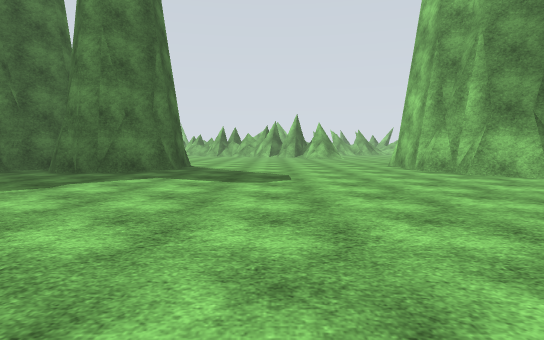
view 1 (above)

24 first-person views from a walk through a world built for the Gazebo simulator. The camera is 1.2 m above the floor, tilts 4° down and sees 80° across. The floor is counted in squares, 2 m on a side. Each view is taken from the middle of a square. On the plan, view 1 faces up. The plan holds only what a view shows up to about 9 squares ahead; the rest is blank. The place goes on beyond the plan. Surface patterns are stand-ins for the level's own textures.

view 2
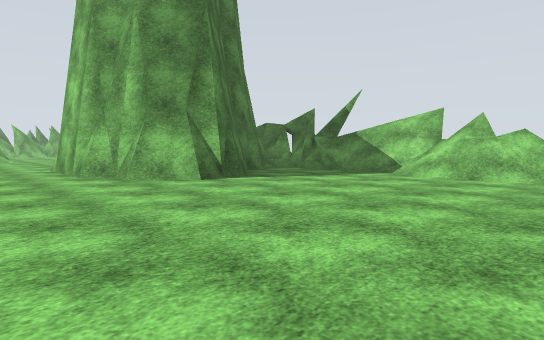

view 3
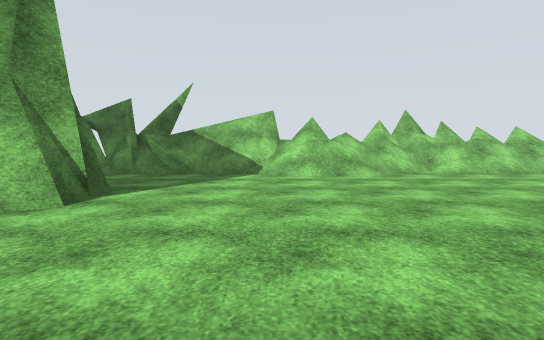

view 4
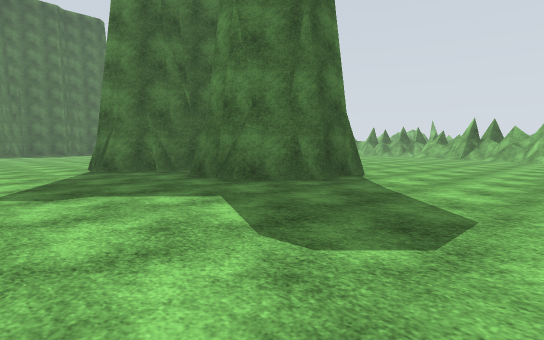

view 5
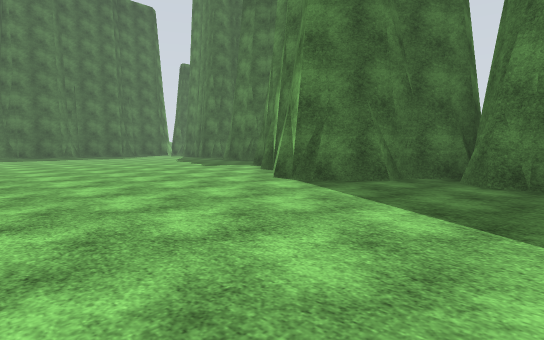

view 6
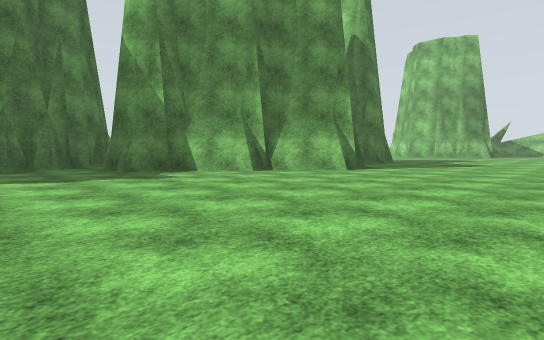

view 7
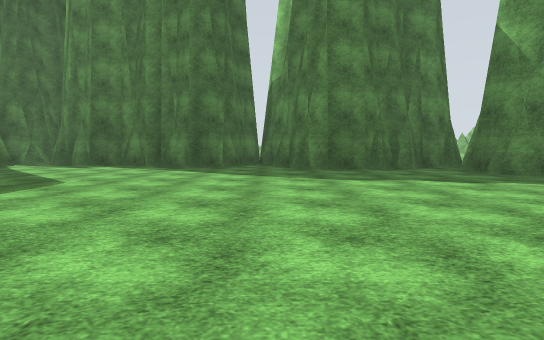

view 8
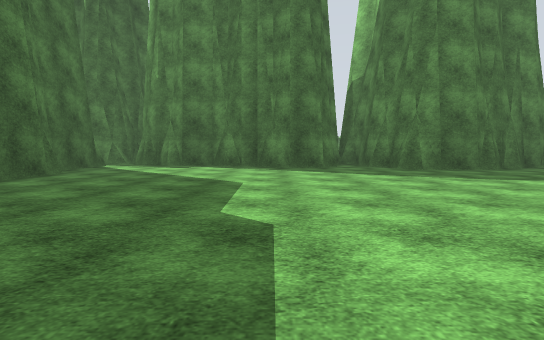

view 9
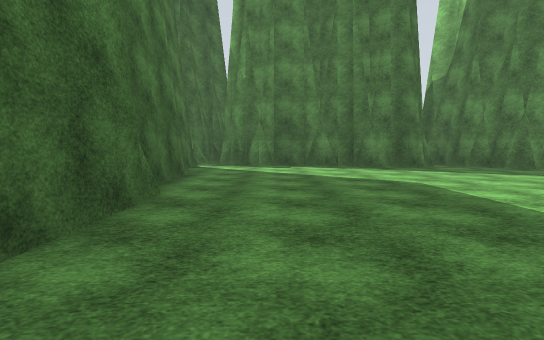

view 10
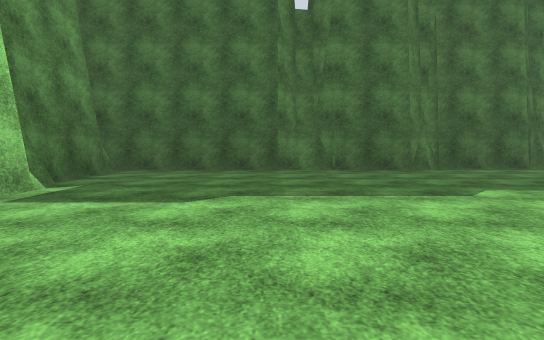

view 11
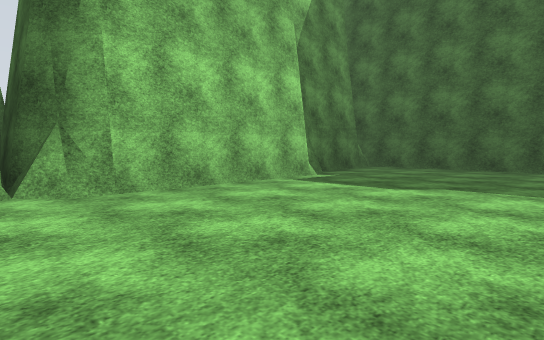

view 12
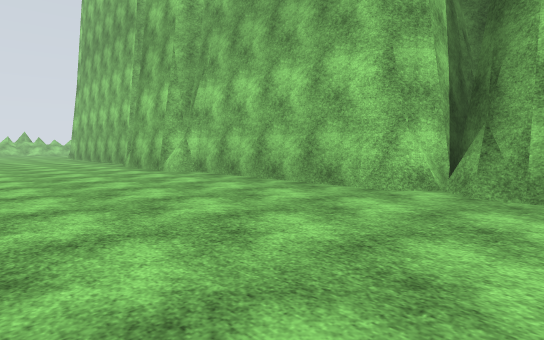

view 13
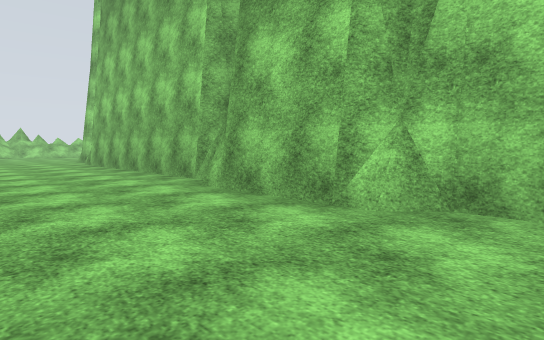

view 14
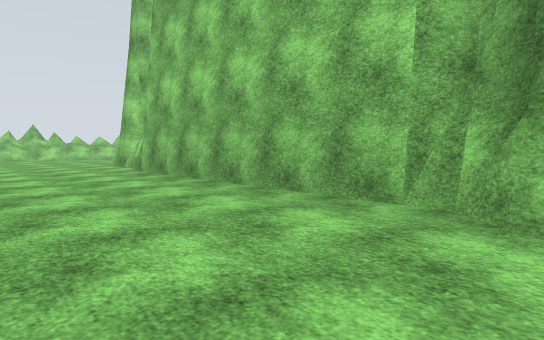

view 15
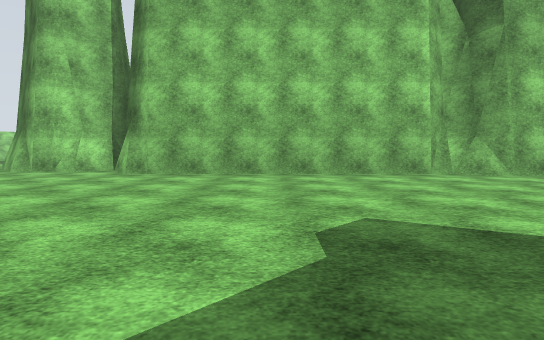

view 16
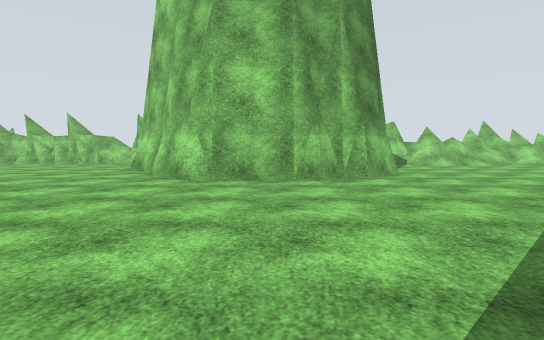

view 17
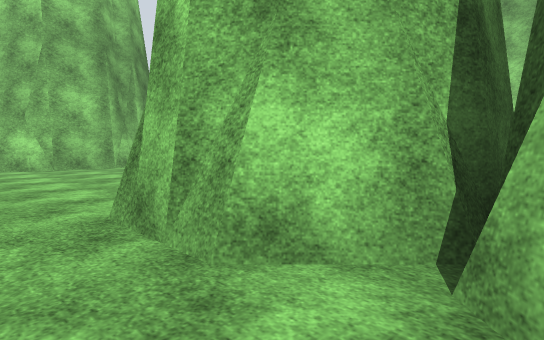

view 18
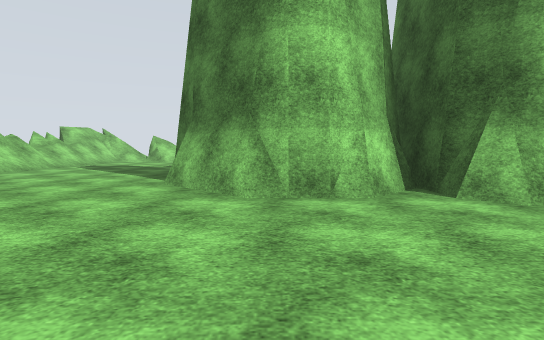

view 19
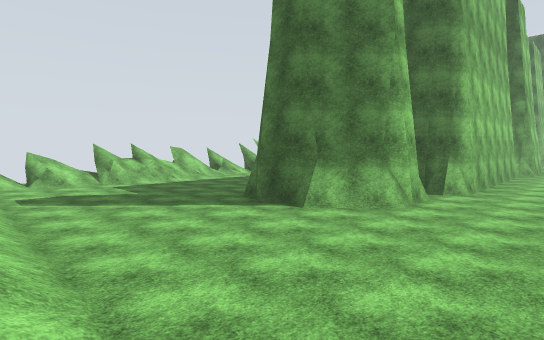

view 20
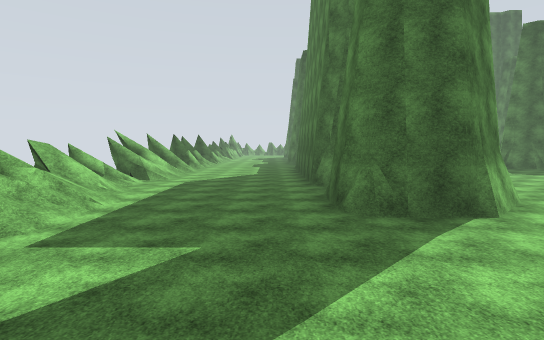

view 21
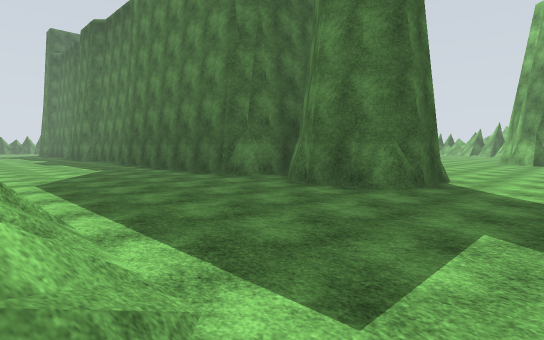

view 22
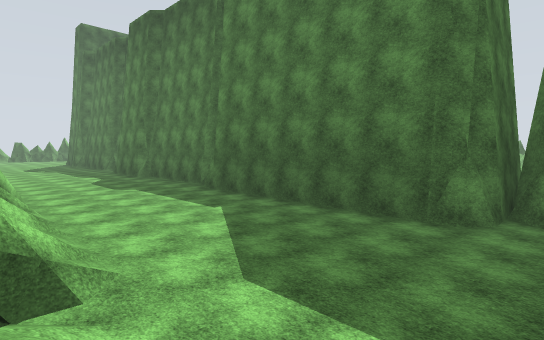

view 23
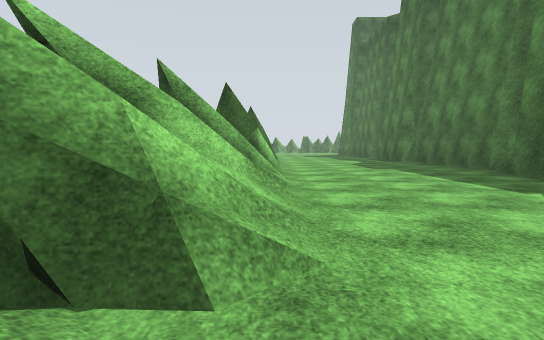

view 24
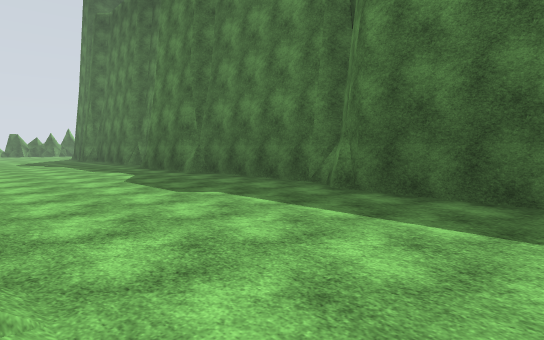

### Floor plan
Key: @ floor where view 1 was taken; # wall or solid block; x gap in a wall; . main floor; : floor 2 m higher than the main floor; / step, stairs or slope; = window, fence, low wall or low ledge; v drop or lower ground.
Columns run from 27 left of view 1 to 11 right of it. Each row starts with its distance up from view 1.
 12 #.........#####      ............#
 11 #.............#      #.##.......##
 10 ##............###    ####......##
  9  #..............##  #####......#     #
  8  #...............####.##.......## ##.##
  7  #................##............###..##
  6  #.................................../=
  5  #...................................//
  4  #................................../=x
  3  #..................................//
  2  #..................................//
  1  #.................................../#
  0  #...............###.......@........./=
 -1  ################# #########.##......//
 -2                            #####...../v
 -3           ##               #####...../:
 -4                 ############.###...../
 -5                ....................../
 -6               ......................./
 -7              ........................
 -8             .........................
 -9             .........................
-10                   =/=/=/==..//====/
-11                     ### ==#  /=#

Where each view was taken, in squares from view 1:
view 1: 0 up, 0 right, facing up
view 2: 1 up, 2 right, facing up-right
view 3: 4 up, 2 right, facing right
view 4: 4 up, 1 right, facing up-left
view 5: 2 up, 4 left, facing up-left
view 6: 2 up, 16 left, facing up-right
view 7: 3 up, 18 left, facing up
view 8: 3 up, 21 left, facing up
view 9: 3 up, 24 left, facing up
view 10: 3 up, 17 left, facing left
view 11: 4 up, 16 left, facing down-left
view 12: 4 up, 18 left, facing down-right
view 13: 3 up, 12 left, facing down-right
view 14: 3 up, 8 left, facing down-right
view 15: 7 up, 3 left, facing down
view 16: 9 up, 2 left, facing right
view 17: 12 up, 6 left, facing down-right
view 18: 3 up, 3 right, facing down
view 19: 2 up, 10 right, facing down-left
view 20: 6 down, 10 right, facing left
view 21: 10 down, 7 right, facing up-left
view 22: 11 down, 2 right, facing up-left
view 23: 10 down, 0 right, facing left
view 24: 10 down, 4 left, facing up-left
